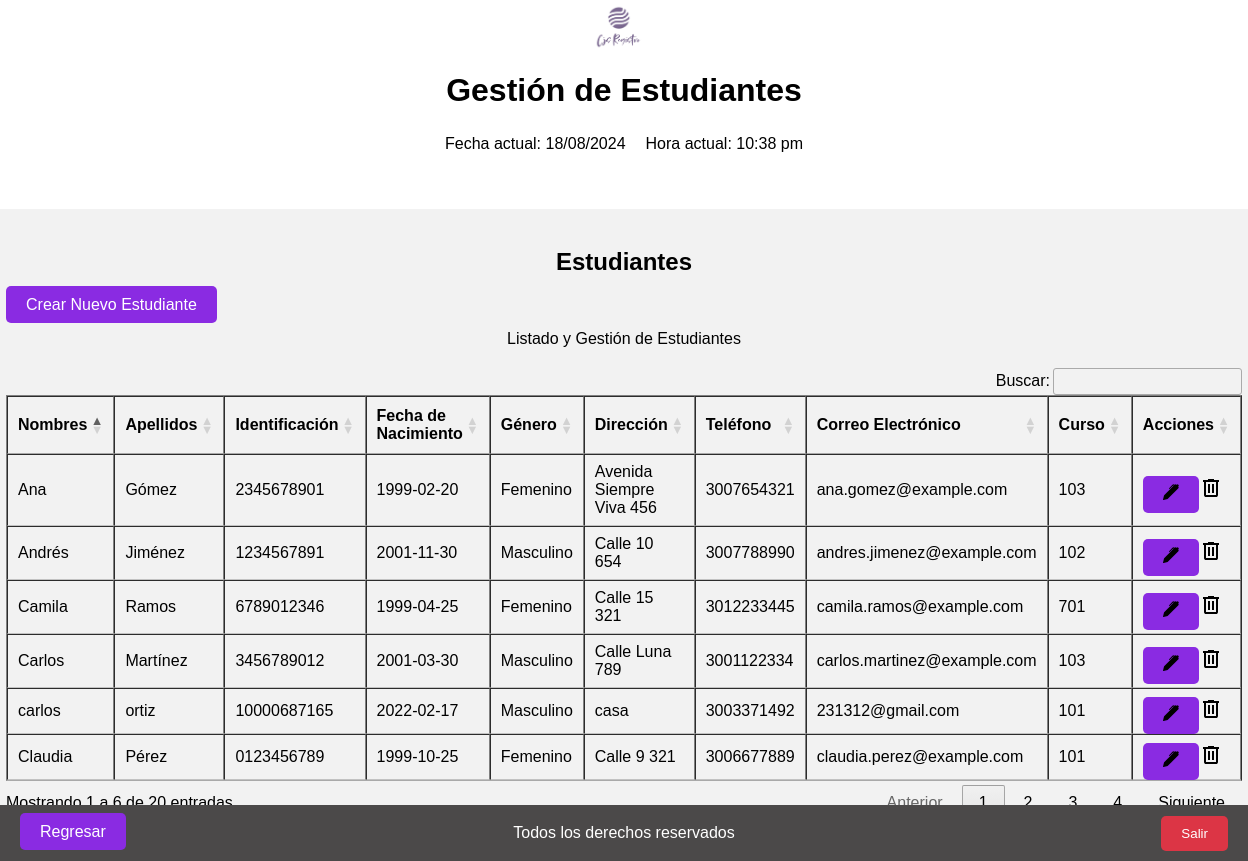
The app's page /views/administrador/estudiantes/index.php, older data.
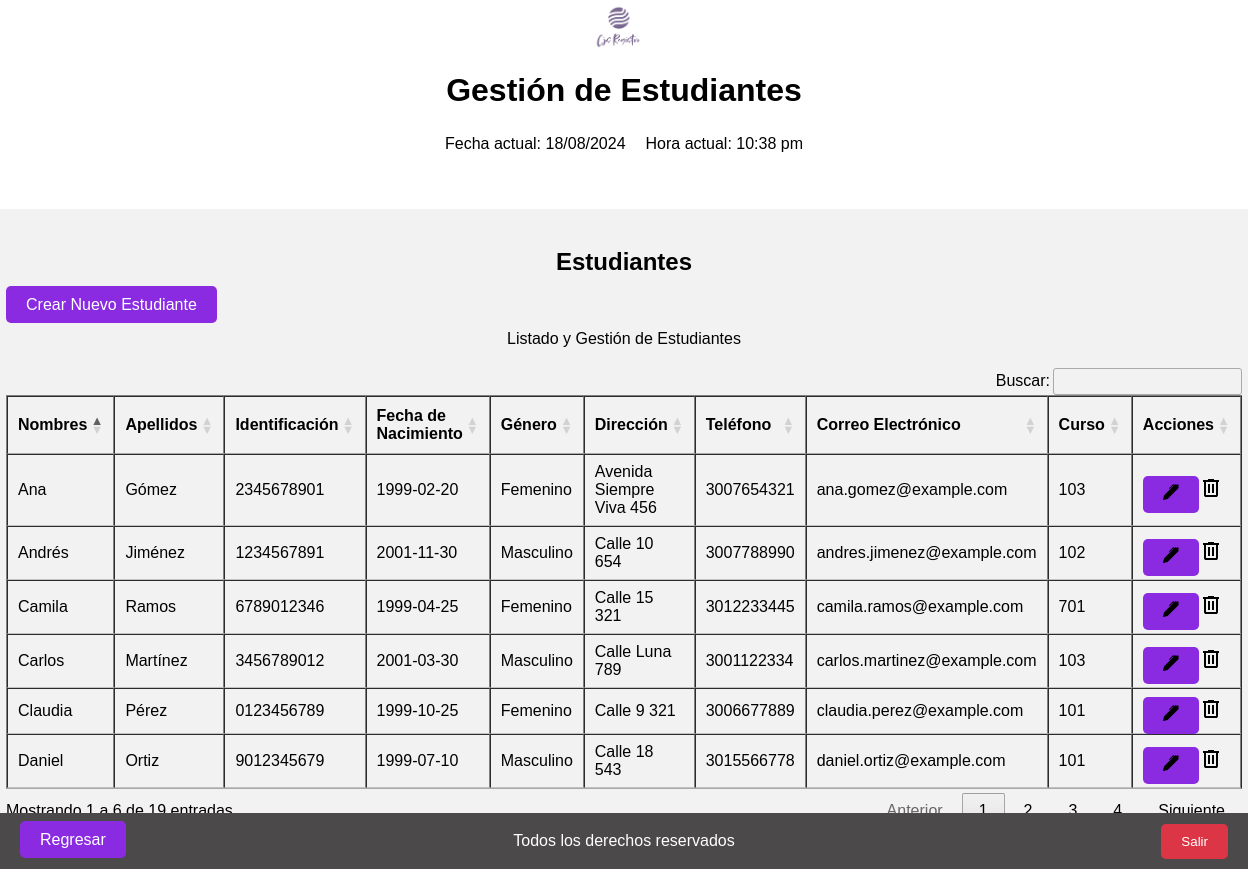
The same page, newer data.
### tables this page shows
CREATE TABLE `estudiantes` (
  `ID_estudiante` int(11) NOT NULL,
  `Nombres` varchar(50) DEFAULT NULL,
  `Apellidos` varchar(50) DEFAULT NULL,
  `Identificacion` varchar(20) DEFAULT NULL,
  `Fecha_nacimiento` date DEFAULT NULL,
  `Genero` enum('Masculino','Femenino') DEFAULT NULL,
  `Direccion` varchar(100) DEFAULT NULL,
  `Telefono` varchar(15) DEFAULT NULL,
  `Correo_electronico` varchar(50) DEFAULT NULL,
  `ID_curso` int(11) DEFAULT NULL
);

CREATE TABLE `cursos` (
  `ID_curso` int(11) NOT NULL,
  `Nombre_curso` varchar(50) DEFAULT NULL,
  `ID_grado` int(11) DEFAULT NULL
);

### views/administrador/estudiantes/index.php (the view, shortened to what this page needs)
<?php
    require_once '../../../config/db.php';
    $query = "SELECT e.*, c.nombre_curso FROM estudiantes e
              JOIN cursos c ON e.ID_curso = c.ID_curso";
    $result = $db->query($query);
?>
<!DOCTYPE html>
<html lang="es">
<head>
    <link rel="stylesheet" type="text/css" href="../../../assets/styles.css">
    <link rel="stylesheet" type="text/css" href="https://cdn.datatables.net/1.12.1/css/jquery.dataTables.css">
    <link rel="stylesheet" type="text/css" href="https://cdn.datatables.net/buttons/2.3.6/css/buttons.dataTables.min.css">
</head>
<body>
    <header>
        <div class="logo-container">
            <img src="../../../assets/Logo.png" alt="Logo de la empresa" class="logo">
        </div>
        <div class="title">
            <h1>Gestión de Estudiantes</h1>
        </div>
        <div class="datetime">
            <?php
                $fechaActual = date("d/m/Y");
                $horaActual = date("h:i a");
            ?>
            <div class="datetime">
                <div class="fecha">
                    <p>Fecha actual: <?php echo $fechaActual; ?></p>
                </div>
                <div class="hora">
                    <p>Hora actual: <?php echo $horaActual; ?></p>
                </div>
            </div>
        </div>
    </header>
    <section class="admin">
        <div class="subtitulo-admin">
            <h2>Estudiantes</h2>
        </div>
        <div class="crear-estudiante">
            <a href="/dashboard/cjs/views/administrador/estudiantes/create.php" class="button boton-centrado">Crear Nuevo Estudiante</a>
        </div>
        <section class="estudiantes" id="section-estudiantes">
            <div class="descripcion-ambiente">
                <p>Listado y Gestión de Estudiantes</p>
            </div>
            <div class="tabla-estudiantes tabla-scroll">
                <table class="table table-striped table-dark table_id" border="1" id="tabla-estudiantes">
                    <thead>
                        <tr>
                            <th>Nombres</th>
                            <th>Apellidos</th>
                            <th>Identificación</th>
                            <th>Fecha de Nacimiento</th>
                            <th>Género</th>
                            <th>Dirección</th>
                            <th>Teléfono</th>
                            <th>Correo Electrónico</th>
                            <th>Curso</th>
                            <th>Acciones</th>
                        </tr>
                    </thead>
                    <tbody>
                        <?php
                        if ($result->rowCount() > 0) {
                            while ($row = $result->fetch(PDO::FETCH_ASSOC)) {
                                echo "<tr>";
                                echo "<td>" . htmlspecialchars($row['Nombres']) . "</td>";
                                echo "<td>" . htmlspecialchars($row['Apellidos']) . "</td>";
                                echo "<td>" . htmlspecialchars($row['Identificacion']) . "</td>";
                                echo "<td>" . htmlspecialchars($row['Fecha_nacimiento']) . "</td>";
                                echo "<td>" . htmlspecialchars($row['Genero']) . "</td>";
                                echo "<td>" . htmlspecialchars($row['Direccion']) . "</td>";
                                echo "<td>" . htmlspecialchars($row['Telefono']) . "</td>";
                                echo "<td>" . htmlspecialchars($row['Correo_electronico']) . "</td>";
                                echo "<td>" . htmlspecialchars($row['nombre_curso']) . "</td>";
                                echo "<td>";
                                $url_update = '/dashboard/cjs/views/administrador/estudiantes/update.php?id=' . $row['ID_estudiante'];
                                echo "<a href='" . htmlspecialchars($url_update) . "' class='boton-modificar'><img src='../../../assets/editar.svg' alt='Editar'></a>";
                                echo "<a href='#' class='boton-eliminar' onclick=\"confirmarEliminar('" . $row['ID_estudiante'] . "')\"><img src='../../../assets/eliminar.svg' alt='Eliminar'></a>";
                                echo "</td>";
                                echo "</tr>";
                            }
                        } else {
                            echo "<tr><td colspan='11'>No hay estudiantes registrados</td></tr>";
                        }
                        ?>
                    </tbody>
                </table>
            </div>
            <div class="regresar">
                <a href="http://localhost/dashboard/cjs/views/administrador/index.php" class="button boton-centrado" id="btn-regresar">Regresar</a>
            </div>
            <div class="salir">
                <button id="btn_salir">Salir</button>
            </div>
        </section>
    </section>
    <footer>
        <p>Todos los derechos reservados</p>
    </footer>
</body>
</html>

### assets/styles.css (style rules this page uses)
body { margin: 5px 0 0 0; padding: 0; display: flex; flex-direction: column; align-items: center; justify-content: center; min-height: 100vh; font-family: Arial, sans-serif; }
header { display: flex; flex-direction: column; align-items: center; justify-content: space-between; margin-bottom: 20px; }
header h1 { margin-bottom: 10px; }
.logo-container { display: flex; align-items: center; margin-right: 10px; }
.logo { width: 50px; height: auto; }
.datetime { display: flex; justify-content: space-between; margin-bottom: 0px; }
.datetime .fecha { margin-right: 10px; }
.datetime .hora { margin-left: 10px; }
footer { position: fixed; bottom: 0; left: 0; width: 100%; background-color: #4b4949; color: #fff; text-align: center; padding: 3px 0; }
.admin { background-color: #f2f2f2; padding: 20px; border-radius: 10px; margin: 20px; min-height: 250px; }
.subtitulo-admin { text-align: center; margin-bottom: 20px; }
.descripcion-ambiente { text-align: center; margin-bottom: 20px; }
.boton-modificar, .boton-generar-qr, .boton-habilitar, .boton-inhabilitar, .boton-centrado { background-color: #8A2BE2; color: white; padding: 10px 20px; border: none; border-radius: 5px; text-decoration: none; }
.salir { position: fixed; bottom: 10px; right: 20px; z-index: 1; }
#btn_salir { background-color: #dc3545; color: white; padding: 10px 20px; border: none; border-radius: 5px; cursor: pointer; }
.regresar { position: fixed; bottom: 20px; left: 20px; z-index: 1; }
button { background-color: #4CAF50; color: white; padding: 10px 20px; border: none; border-radius: 5px; cursor: pointer; transition: background-color 0.3s; }

Row changes from the older to the newer data that the page shows:
removed estudiantes: Nombres "carlos", Apellidos "ortiz", Identificacion "10000687165", Fecha_nacimiento "2022-02-17", Genero "Masculino", Direccion "casa", Telefono "3003371492", Correo_electronico "231312@gmail.com", ID_curso.Nombre_curso "101"
now on this page (row unchanged): estudiantes: Nombres "Daniel", Apellidos "Ortiz", Identificacion "9012345679", Fecha_nacimiento "1999-07-10", Genero "Masculino", Direccion "Calle 18 543", Telefono "3015566778", Correo_electronico "daniel.ortiz@example.com", ID_curso.Nombre_curso "101"
Text that changed along with them:
text written by a page script: "Buscar: Mostrando 1 a 6 de 20 entradas Anterior 1 2 3 4 Siguiente" → "Buscar: Mostrando 1 a 6 de 19 entradas Anterior 1 2 3 4 Siguiente"
